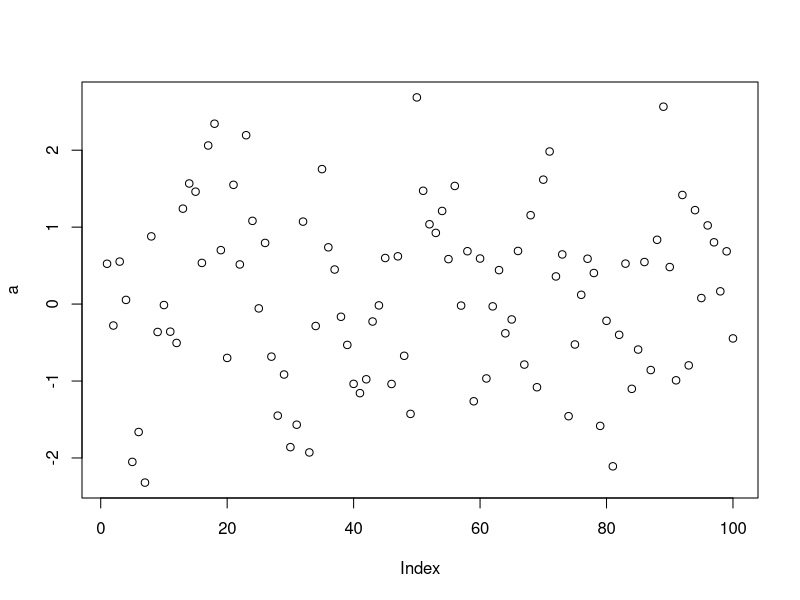

Recreate this plot in R.
## ---- chunk 1
knitr::opts_chunk$set(
  collapse = TRUE,
  comment = "#>"
)
## ---- chunk 2
#library(ANNOmtDNA)
## ---- chunk 3
a <- rnorm(100)
summary(a)
## ---- chunk 4
plot(a)
